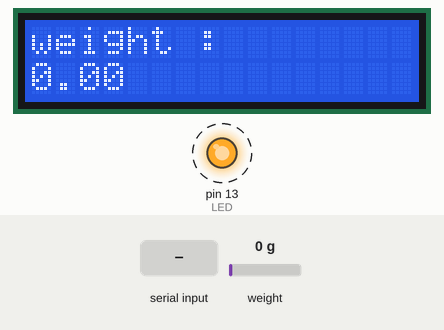
Recording of a sketch running on a simulated Arduino Uno, built with avr-gcc and run on an emulated ATmega328P. Parts: 16×2 character LCD, output pins drawn as LEDs (lit = HIGH). Dashed ring = blinking. The test bench sets the inputs (shaded band); at power-on: weight on the scale 0 g. What the sketch prints to the serial monitor is not drawn.

Above: at 15.0 s.
15.1 s: weight on the scale set to 1250 g
At 17.2 s:
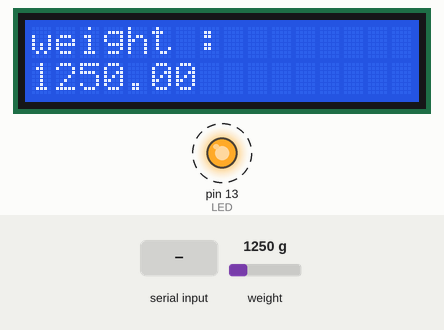
19.9 s: "t" received over Serial
At 23.2 s:
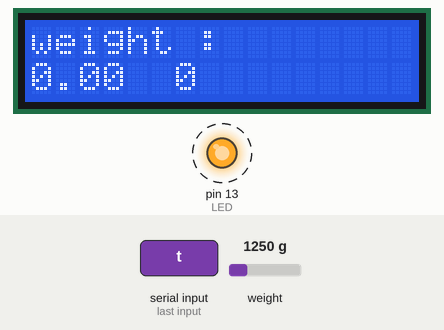
25.4 s: weight on the scale set to 100 g
At 27.0 s:
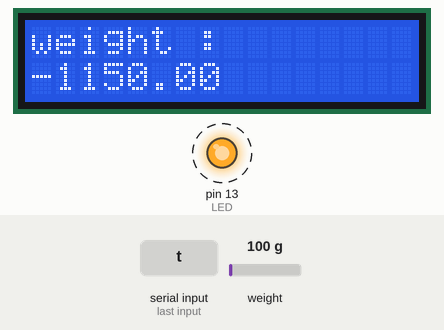
30.9 s: weight on the scale set to 3750 g
At 34.0 s:
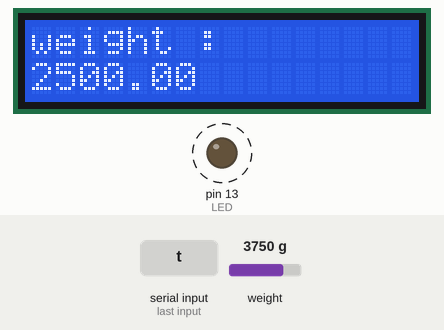
Timing chart, 0 to 35.0 s (numbered marks = the images above; inputs shaded):
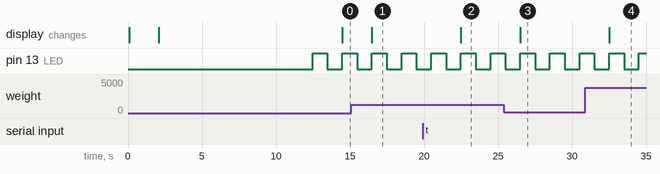

The sketch:

weightonlyON_LCD.ino
```cpp
/*
   -------------------------------------------------------------------------------------
   HX711_ADC
   Arduino library for HX711 24-Bit Analog-to-Digital Converter for Weight Scales
   Olav Kallhovd sept2017
   -------------------------------------------------------------------------------------
*/

/*
   Settling time (number of samples) and data filtering can be adjusted in the config.h file
   For calibration and storing the calibration value in eeprom, see example file "Calibration.ino"

   The update() function checks for new data and starts the next conversion. In order to acheive maximum effective
   sample rate, update() should be called at least as often as the HX711 sample rate; >10Hz@10SPS, >80Hz@80SPS.
   If you have other time consuming code running (i.e. a graphical LCD), consider calling update() from an interrupt routine,
   see example file "Read_1x_load_cell_interrupt_driven.ino".

   This is an example sketch on how to use this library
*/

#include <HX711_ADC.h>
#if defined(ESP8266) || defined(ESP32) || defined(AVR)
#include <EEPROM.h>
#include <LiquidCrystal.h>
#endif

//pins:
const int HX711_dout = 6;  //mcu > HX711 dout pin
const int HX711_sck = 7;   //mcu > HX711 sck pin
int LED = 13 ;

//HX711 constructor:
HX711_ADC LoadCell(HX711_dout, HX711_sck);
// Creates an LCD object. Parameters: (rs, enable, d4, d5, d6, d7)
LiquidCrystal lcd(12, 11, 5, 4, 3, 2);

const int calVal_eepromAdress = 0;
unsigned long t = 0;

void setup() {
  pinMode(LED , OUTPUT) ;
  Serial.begin(9600);
  delay(10);
  Serial.println();
  Serial.println("Starting...");
  lcd.begin(16, 2);
  lcd.print("starting");
  delay(2000);
  lcd.clear();


  LoadCell.begin();
  LoadCell.setReverseOutput(); //uncomment to turn a negative output value to positive
  float calibrationValue;     // calibration value (see example file "Calibration.ino")
  calibrationValue = 405.94;  //ye hmesha load cell ke calibration wala code use krke nikaalni hai
#if defined(ESP8266) || defined(ESP32)
  //EEPROM.begin(512); // uncomment this if you use ESP8266/ESP32 and want to fetch the calibration value from eeprom
#endif
  //EEPROM.get(calVal_eepromAdress, calibrationValue); // uncomment this if you want to fetch the calibration value from eeprom

  unsigned long stabilizingtime = 10000;  // preciscion right after power-up can be improved by adding a few seconds of stabilizing time
  boolean _tare = true;                  //set this to false if you don't want tare to be performed in the next step
  LoadCell.start(stabilizingtime, _tare);
  if (LoadCell.getTareTimeoutFlag()) {
    Serial.println("Timeout, check MCU>HX711 wiring and pin designations");
    while (1)
      ;
  } else {
    LoadCell.setCalFactor(calibrationValue);  // set calibration value (float)
    Serial.println("Startup is complete");
  }
}

void loop() {

digitalWrite(LED, HIGH);
delay(1000);

digitalWrite(LED, LOW);
delay(1000);
  static boolean newDataReady = 0;
  const int serialPrintInterval = 500;  //increase value to slow down serial print activity
  // check for new data/start next conversion:
  if (LoadCell.update()) newDataReady = true;

  // get smoothed value from the dataset:
  if (newDataReady) {
    if (millis() > t + serialPrintInterval) {
      float i = LoadCell.getData();
      Serial.print("Load_cell output val: ");
      Serial.println(i);
      lcd.setCursor(0, 0) ;
      lcd.print("weight : ");
      lcd.setCursor(0, 1) ;
      lcd.println(LoadCell.getData());
      lcd.setCursor(8, 1);
      lcd.print("     ");
      newDataReady = 0;
      t = millis();
    }
  }

  // receive command from serial terminal, send 't' to initiate tare operation:
  if (Serial.available() > 0) {
    char inByte = Serial.read();
    if (inByte == 't') LoadCell.tareNoDelay();
  }

  // check if last tare operation is complete:
  if (LoadCell.getTareStatus() == true) {
    Serial.println("Tare complete");
  }
}
```

Measured:
- after the input at 15.1 s, the display: changes after 1.4 s (image 1)
- after the input at 19.9 s, the display: changes after 2.6 s (image 2)
- after the input at 25.4 s, the display: changes after 1.1 s (image 3)
- after the input at 30.9 s, the display: changes after 1.6 s (image 4)
- by itself, pin 13 (LED): alternates HIGH for 1.0 s and LOW for 1.0 s
